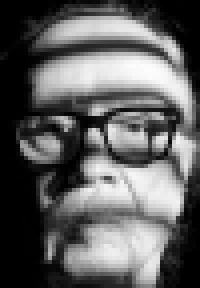
#> input picture assets/jc-face.png, 50 x 72 px (shown 4 times larger)
$ python pack_warning_portrait.py ../assets/jc-face.png --out out.png
#> lines starting #> are read from the running program, lines starting #| are printed output that depends on the picture
#!/usr/bin/env python3
"""Pack a supplied warning portrait as a small transparent grayscale RLE image."""
import argparse
from pathlib import Path

from PIL import Image


MAX_HEIGHT = 48


def main():
    parser = argparse.ArgumentParser(description=__doc__)
    parser.add_argument("image", type=Path, help="portrait PNG source")
    parser.add_argument("--out", type=Path, required=True, help="generated C header path")
    args = parser.parse_args()

    with Image.open(args.image) as source:
#> source is the input picture: PIL image 50x72 P; min 0, max 253, mean 95.7
        width = max(1, round(source.width * MAX_HEIGHT / source.height))
#> width = 33
        gray = source.convert("L").resize((width, MAX_HEIGHT), Image.Resampling.LANCZOS)
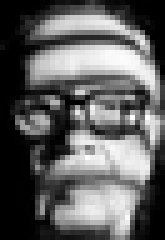
#> gray: PIL image 33x48 L (shown 5 times larger); min 0, max 255, mean 95.8

    indices = []
    for value in gray.getdata():
        if value < 24:
            indices.append(0)
        elif value < 92:
            indices.append(1)
        elif value < 168:
            indices.append(2)
        else:
            indices.append(3)
#> this loop made 1584 passes
#> value on passes 2 to 4: 0, 0, 0
#> after the loop, indices = 1584 values, max 3 at index 111, min 0 at index 0, mean 1.42

    rle = []
    position = 0
    while position < len(indices):
        color = indices[position]
        end = position + 1
        while end < len(indices) and indices[end] == color and end - position < 255:
            end += 1
        rle.extend((end - position, color))
        position = end
#> this loop made 422 passes
#> (color, position) on passes 1 to 3: (0, 17), (1, 21), (0, 43)
#> after the loop, rle = 844 values, max 24 at index 162, min 0 at index 1, mean 2.59

    lines = [
        "/* Generated by tools/pack_warning_portrait.py; source assets/vancleef2.png. */",
        "#pragma once",
        "#include <stdint.h>",
        "",
        f"#define WARNING_PORTRAIT_WIDTH {width}u",
        f"#define WARNING_PORTRAIT_HEIGHT {MAX_HEIGHT}u",
        f"#define WARNING_PORTRAIT_RLE_SIZE {len(rle)}u",
        "",
        f"static const uint8_t warning_portrait_rle[{len(rle)}] = {{",
    ]
    for offset in range(0, len(rle), 24):
        lines.append("    " + ", ".join(str(value) for value in rle[offset:offset + 24]) + ",")
#> this loop made 36 passes
#> offset on passes 2 to 13: 24, 48, 72, 96, 120, 144, 168, 192, 216, 240, 264, 288
#> after the loop, lines = 45 items
    lines.extend(("};", ""))
    args.out.parent.mkdir(parents=True, exist_ok=True)
    args.out.write_text("\n".join(lines), encoding="ascii")
    print(f"Packed warning portrait as {width}x{MAX_HEIGHT}, {len(rle)} RLE bytes.")
#| Packed warning portrait as 33x48, 844 RLE bytes.


if __name__ == "__main__":
    main()

$ run again, on assets/snake-sma2.png
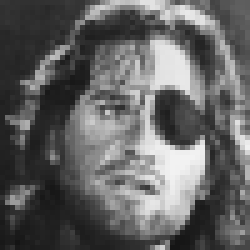
#> input picture assets/snake-sma2.png, 50 x 50 px (shown 5 times larger)
#> in main, source is the input picture: PIL image 50x50 P; min 20, max 243, mean 99
#> in main, `gray = source.convert("L").resize((width, MAX_HEIGHT), Image.Resamplin..`:
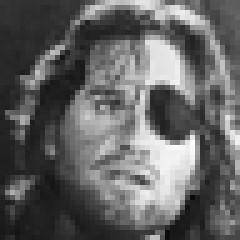
#> gray: PIL image 48x48 L (shown 5 times larger); min 10, max 255, mean 99
#> the loop in main, `for value in gray.getdata():` made 2304 passes
#> value on passes 1 to 3: 53, 52, 49
#> after the loop in main, `for value in gray.getdata():`: indices = 2304 values, max 3 at index 21, min 0 at index 540, mean 1.62
#> the loop in main, `while position < len(indices):` made 543 passes
#> (color, position) on passes 1 to 3: (1, 19), (2, 21), (3, 32)
#> after the loop in main, `while position < len(indices):`: rle = 1086 values, max 30 at index 1074, min 0 at index 229, mean 3.04
#> the loop in main, `for offset in range(0, len(rle), 24):` made 46 passes
#> offset on passes 2 to 9: 24, 48, 72, 96, 120, 144, 168, 192
#> after the loop in main, `for offset in range(0, len(rle), 24):`: lines = 55 items
#| Packed warning portrait as 48x48, 1086 RLE bytes.

$ run again, on assets/snake-sma3.png
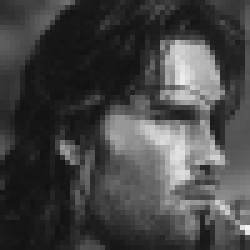
#> input picture assets/snake-sma3.png, 50 x 50 px (shown 5 times larger)
#> in main, source is the input picture: PIL image 50x50 P; min 18, max 242, mean 68.3
#> in main, `gray = source.convert("L").resize((width, MAX_HEIGHT), Image.Resamplin..`:
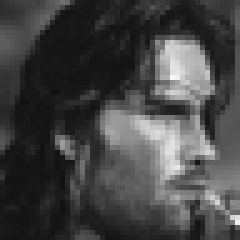
#> gray: PIL image 48x48 L (shown 5 times larger); min 17, max 248, mean 68.2
#> the loop in main, `for value in gray.getdata():` made 2304 passes
#> value on passes 1 to 3: 48, 53, 58
#> after the loop in main, `for value in gray.getdata():`: indices = 2304 values, max 3 at index 417, min 0 at index 18, mean 1.14
#> the loop in main, `while position < len(indices):` made 525 passes
#> (color, position) on passes 1 to 3: (1, 11), (2, 14), (1, 18)
#> after the loop in main, `while position < len(indices):`: rle = 1050 values, max 47 at index 8, min 0 at index 7, mean 2.75
#> the loop in main, `for offset in range(0, len(rle), 24):` made 44 passes
#> offset on passes 2 to 9: 24, 48, 72, 96, 120, 144, 168, 192
#> after the loop in main, `for offset in range(0, len(rle), 24):`: lines = 53 items
#| Packed warning portrait as 48x48, 1050 RLE bytes.

$ run again, on assets/snake-sma4.png
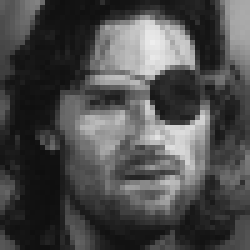
#> input picture assets/snake-sma4.png, 50 x 50 px (shown 5 times larger)
#> in main, source is the input picture: PIL image 50x50 P; min 14, max 238, mean 75.7
#> in main, `gray = source.convert("L").resize((width, MAX_HEIGHT), Image.Resamplin..`:
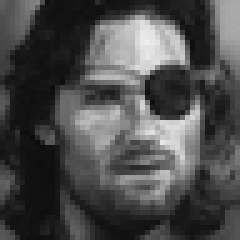
#> gray: PIL image 48x48 L (shown 5 times larger); min 11, max 237, mean 75.7
#> the loop in main, `for value in gray.getdata():` made 2304 passes
#> value on passes 1 to 3: 94, 87, 85
#> after the loop in main, `for value in gray.getdata():`: indices = 2304 values, max 3 at index 47, min 0 at index 9, mean 1.22
#> the loop in main, `while position < len(indices):` made 496 passes
#> (color, position) on passes 1 to 3: (2, 1), (1, 3), (2, 8)
#> after the loop in main, `while position < len(indices):`: rle = 992 values, max 24 at index 878, min 0 at index 9, mean 2.96
#> the loop in main, `for offset in range(0, len(rle), 24):` made 42 passes
#> offset on passes 2 to 9: 24, 48, 72, 96, 120, 144, 168, 192
#> after the loop in main, `for offset in range(0, len(rle), 24):`: lines = 51 items
#| Packed warning portrait as 48x48, 992 RLE bytes.
